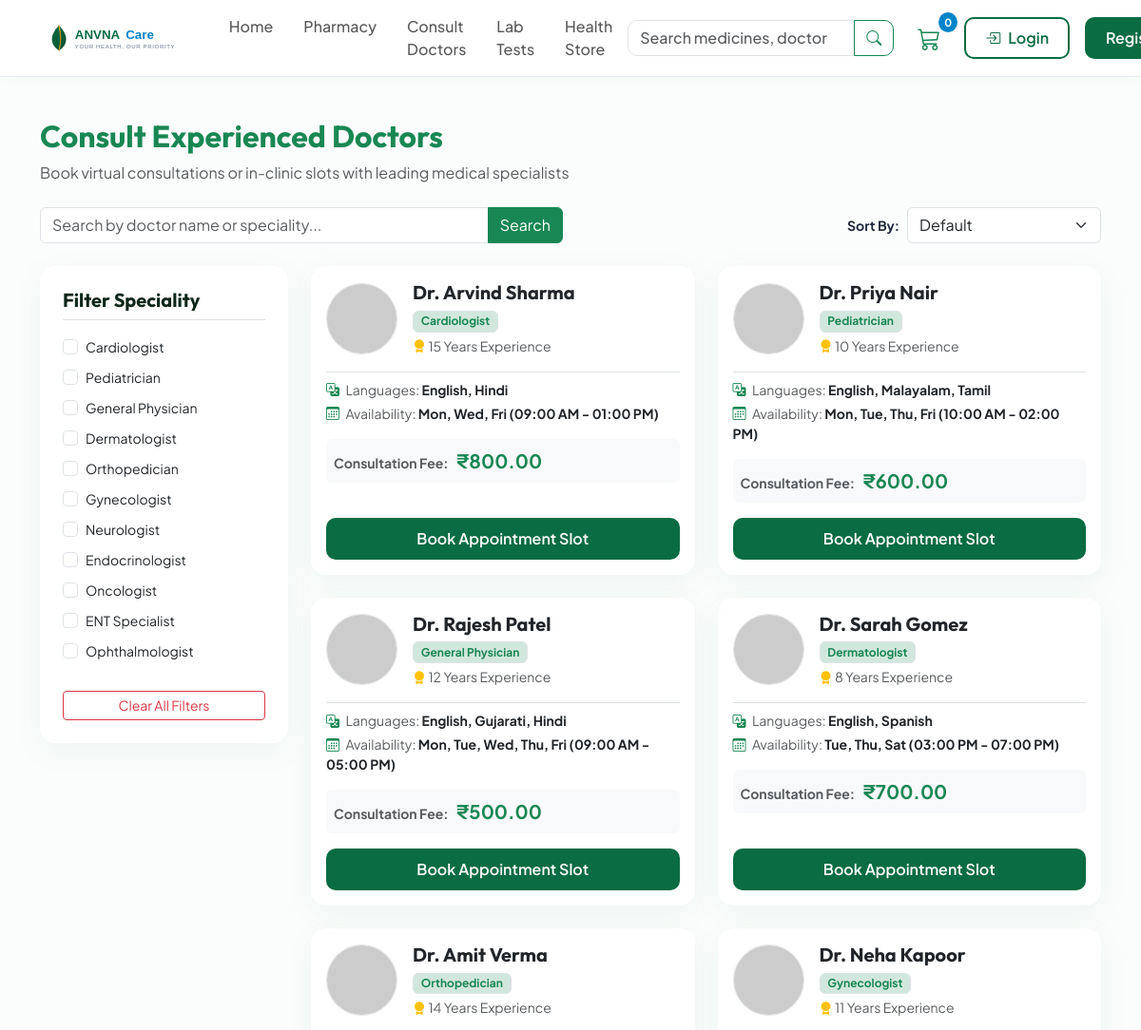
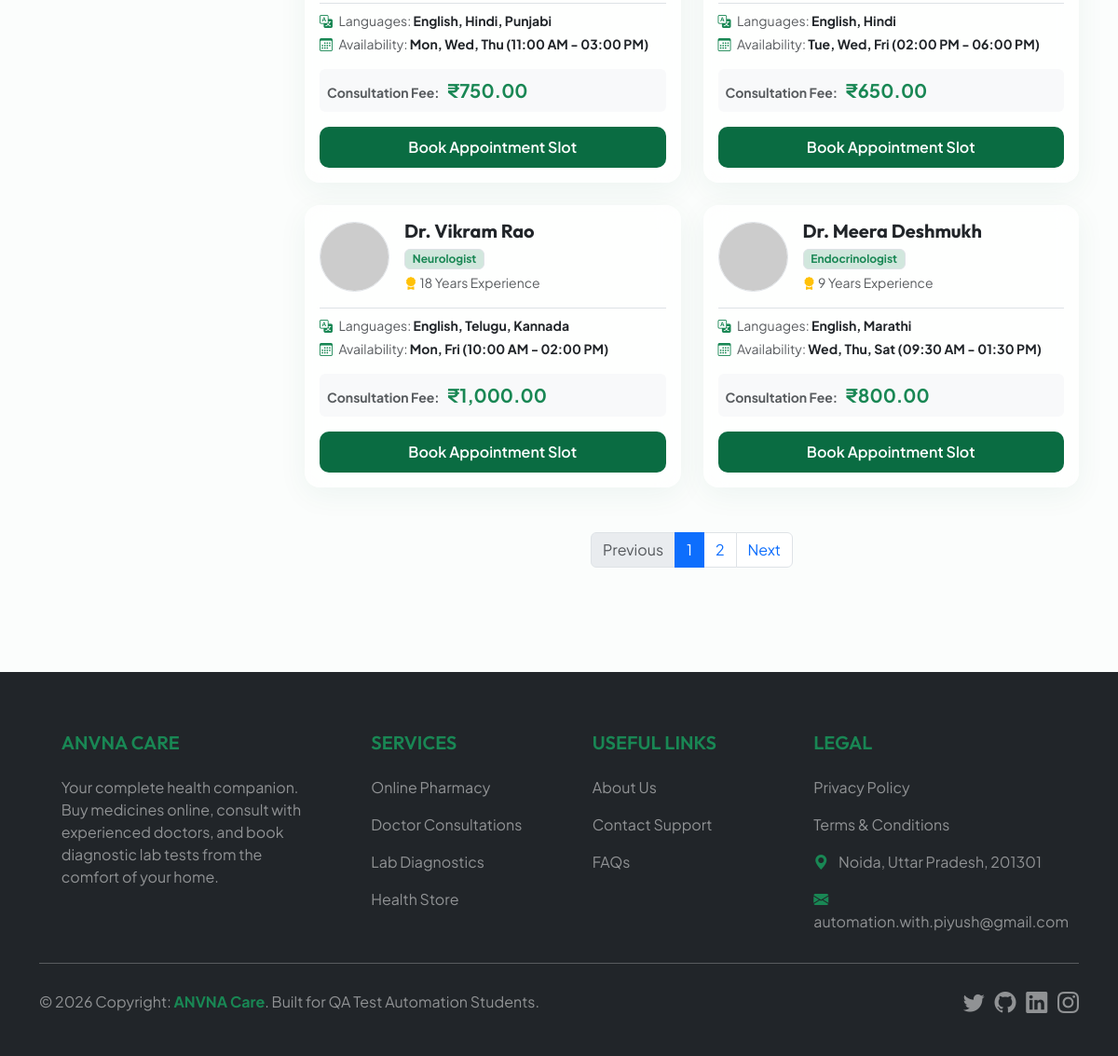
The app's page /doctors.php with its own data (2 pictures, top to bottom).
### tables this page shows
CREATE TABLE doctors (
    id INT AUTO_INCREMENT PRIMARY KEY,
    name VARCHAR(100) NOT NULL,
    specialization VARCHAR(100) NOT NULL,
    experience INT NOT NULL,  
    languages VARCHAR(150) NOT NULL,
    fee DECIMAL(10,2) NOT NULL,
    availability TEXT NOT NULL,  
    image VARCHAR(255) DEFAULT NULL,
    bio TEXT,
    created_at TIMESTAMP DEFAULT CURRENT_TIMESTAMP
);

### doctors.php (the view, shortened to what this page needs)
<?php
require_once 'includes/header.php';
$specializations = ['Cardiologist', 'Pediatrician', 'General Physician', 'Dermatologist', 'Orthopedician', 'Gynecologist', 'Neurologist', 'Endocrinologist', 'Oncologist', 'ENT Specialist', 'Ophthalmologist', 'Psychiatrist', 'Urologist', 'Gastroenterologist', 'Dentist'];
$selectedSpec = $_GET['specialization'] ?? '';
$searchQuery = $_GET['search'] ?? '';
$selectedSort = $_GET['sort'] ?? '';
$page = (int)($_GET['page'] ?? 1);
$limit = 8;
$offset = ($page - 1) * $limit;
$sql = "SELECT * FROM doctors WHERE 1=1";
$params = [];
if ($selectedSort === 'fee_asc') {
    $sql .= " ORDER BY fee ASC";
} elseif ($selectedSort === 'fee_desc') {
    $sql .= " ORDER BY fee DESC";
} elseif ($selectedSort === 'experience') {
    $sql .= " ORDER BY experience DESC";
} else {
    $sql .= " ORDER BY id ASC";
}
$countSql = str_replace("SELECT *", "SELECT COUNT(*)", $sql);
$sql .= " LIMIT $limit OFFSET $offset";
try {
    $stmt = $pdo->prepare($sql);
    $stmt->execute($params);
    $doctors = $stmt->fetchAll();
    $countStmt = $pdo->prepare($countSql);
    $countStmt->execute($params);
    $totalItems = (int)$countStmt->fetchColumn();
    $totalPages = ceil($totalItems / $limit);
} catch (PDOException $e) {
    die("Database error: " . $e->getMessage());
}
?>
<div class="container my-4">
    <div class="mb-4">
        <h2 class="fw-bold text-success" id="doctorsTitle" data-testid="doctors-title">Consult Experienced Doctors</h2>
        <p class="text-muted">Book virtual consultations or in-clinic slots with leading medical specialists</p>
    </div>
    <div class="row mb-4 align-items-center g-3">
        <div class="col-md-6">
            <form method="GET" action="doctors.php" id="doctorSearchForm" data-testid="doctor-search-form">
                <div class="input-group">
                    <input type="text" class="form-control" placeholder="Search by doctor name or speciality..." name="search" id="docSearchInput" data-testid="doc-search-input" value="<?= htmlspecialchars($searchQuery) ?>">
                    <button class="btn btn-success" type="submit" id="docSearchSubmit" data-testid="doc-search-submit">Search</button>
                </div>
            </form>
        </div>
        <div class="col-md-3 ms-auto">
            <div class="d-flex align-items-center gap-2">
                <label for="sortBy" class="text-nowrap small fw-bold">Sort By:</label>
                <select class="form-select" id="sortBy" name="sort" data-testid="sort-dropdown" onchange="applyFilters()">
                    <option value="" <?= empty($selectedSort) ? 'selected' : '' ?>>Default</option>
                </select>
            </div>
        </div>
    </div>
    <div class="row g-4">
        <div class="col-lg-3">
            <div class="card glass-card border-0 p-4 sticky-top" style="top: 90px; z-index: 100;" id="filtersCard" data-testid="filters-card">
                <h5 class="fw-bold mb-3 border-bottom pb-2">Filter Speciality</h5>
                <div style="max-height: 350px; overflow-y: auto; padding-right: 5px;" class="mb-4">
                    <?php foreach ($specializations as $spec): ?>
                        <div class="form-check mb-2">
                            <input class="form-check-input filter-speciality" type="checkbox" value="<?= $spec ?>" id="spec-<?= str_replace(' ', '', $spec) ?>" data-testid="filter-speciality-<?= strtolower(str_replace(' ', '-', $spec)) ?>" <?= $selectedSpec === $spec ? 'checked' : '' ?> onchange="applyFilters()">
                            <label class="form-check-label small" for="spec-<?= str_replace(' ', '', $spec) ?>">
                                <?= $spec ?>
                            </label>
                        </div>
                    <?php endforeach; ?>
                </div>
                <button class="btn btn-outline-danger btn-sm w-100" onclick="clearFilters()" id="clearFiltersBtn" data-testid="clear-filters-btn">Clear All Filters</button>
            </div>
        </div>
        <div class="col-lg-9">
            <div class="row g-4" id="doctorsContainer" data-testid="doctors-container">
                <?php if (empty($doctors)): ?>
                    <div class="col-12 text-center py-5">
                        <i class="bi bi-search-heart text-muted fs-1 mb-2"></i>
                        <p class="text-muted">No doctors found matching the search criteria.</p>
                    </div>
                <?php else: ?>
                    <?php foreach ($doctors as $doc): ?>
                        <?php
                        $sched = json_decode($doc['availability'], true);
                        $days = implode(', ', $sched['days'] ?? []);
                        $time = $sched['time'] ?? '';
                        ?>
                        <div class="col-md-6 doctor-item-col">
                            <div class="card glass-card h-100 p-3 border-0" data-testid="doctor-card" id="doc-card-<?= $doc['id'] ?>">
                                <div class="d-flex align-items-center gap-3 mb-3">
                                    <img src="https://placehold.co/100x100/eef7f2/0a6c42?text=MD" class="rounded-circle border" alt="<?= htmlspecialchars($doc['name']) ?>" style="width: 75px; height: 75px; object-fit: cover;">
                                    <div>
                                        <h5 class="fw-bold text-dark mb-1" id="doc-name-<?= $doc['id'] ?>" data-testid="doc-name"><?= htmlspecialchars($doc['name']) ?></h5>
                                        <span class="badge bg-success-subtle text-success border mb-1" data-testid="doc-specialization"><?= $doc['specialization'] ?></span>
                                        <div class="text-muted small"><i class="bi bi-award-fill text-warning"></i> <?= $doc['experience'] ?> Years Experience</div>
                                    </div>
                                </div>
                                <div class="mb-3 border-top pt-2">
                                    <div class="small text-muted mb-1"><i class="bi bi-translate text-success me-1"></i> Languages: <strong class="text-dark"><?= htmlspecialchars($doc['languages']) ?></strong></div>
                                    <div class="small text-muted"><i class="bi bi-calendar3 text-success me-1"></i> Availability: <strong class="text-dark"><?= $days ?> (<?= $time ?>)</strong></div>
                                </div>
                                <div class="d-flex align-items-baseline gap-2 mb-3 bg-light p-2 rounded">
                                    <span class="small text-muted fw-bold">Consultation Fee:</span>
                                    <span class="fs-5 fw-bold text-success" id="doc-fee-<?= $doc['id'] ?>" data-testid="doc-fee">₹<?= number_format($doc['fee'], 2) ?></span>
                                </div>
                                <div class="mt-auto">
                                    <a href="doctor-details.php?id=<?= $doc['id'] ?>" class="btn btn-primary-custom w-100" id="bookBtn-<?= $doc['id'] ?>" data-testid="book-appointment-link">Book Appointment Slot</a>
                                </div>
                            </div>
                        </div>
                    <?php endforeach; ?>
                <?php endif; ?>
            </div>
            <?php if ($totalPages > 1): ?>
                <nav class="mt-5" id="paginationNav" data-testid="pagination-nav">
                    <ul class="pagination justify-content-center">
                        <li class="page-item <?= $page <= 1 ? 'disabled' : '' ?>">
                            <a class="page-link" href="?page=<?= $page-1 ?>&specialization=<?= $selectedSpec ?>&sort=<?= $selectedSort ?>&search=<?= urlencode($searchQuery) ?>" id="paginationPrev" data-testid="pagination-prev">Previous</a>
                        </li>
                        <?php for ($i = 1; $i <= $totalPages; $i++): ?>
                            <li class="page-item <?= $page === $i ? 'active' : '' ?>">
                                <a class="page-link" href="?page=<?= $i ?>&specialization=<?= $selectedSpec ?>&sort=<?= $selectedSort ?>&search=<?= urlencode($searchQuery) ?>" id="paginationPage-<?= $i ?>" data-testid="pagination-page-<?= $i ?>"><?= $i ?></a>
                            </li>
                        <?php endfor; ?>
                        <li class="page-item <?= $page >= $totalPages ? 'disabled' : '' ?>">
                            <a class="page-link" href="?page=<?= $page+1 ?>&specialization=<?= $selectedSpec ?>&sort=<?= $selectedSort ?>&search=<?= urlencode($searchQuery) ?>" id="paginationNext" data-testid="pagination-next">Next</a>
                        </li>
                    </ul>
                </nav>
            <?php endif; ?>
        </div>
    </div>
</div>
<?php
require_once 'includes/footer.php';
?>

### assets/css/style.css (style rules this page uses)
:root { --primary-color: #0a6c42; --primary-hover: #074e2f; --primary-light: #eef7f2; --accent-color: #0284c7; --accent-hover: #0369a1; --accent-light: #e0f2fe; --neutral-dark: #1e293b; --neutral-light: #f8fafc; --neutral-border: #e2e8f0; --glass-bg: rgba(255, 255, 255, 0.7); --glass-border: rgba(255, 255, 255, 0.4); --glass-shadow: 0 8px 32px 0 rgba(10, 108, 66, 0.06); --card-shadow: 0 10px 30px rgba(0, 0, 0, 0.03); --font-heading: 'Outfit', sans-serif; --font-body: 'Plus Jakarta Sans', sans-serif; --border-radius: 16px; --border-radius-sm: 10px; --border-radius-lg: 24px; }
body { font-family: var(--font-body); color: var(--neutral-dark); background-color: #fbfdfc; overflow-x: hidden; padding-top: 76px; }
h1, h2, h3, h4, h5, h6 { font-family: var(--font-heading); font-weight: 600; color: #0f271a; }
.glass-card { background: var(--glass-bg); backdrop-filter: blur(12px); -webkit-backdrop-filter: blur(12px); border: 1px solid var(--glass-border); box-shadow: var(--glass-shadow); border-radius: var(--border-radius); transition: all 0.3s cubic-bezier(0.4, 0, 0.2, 1); }
.btn-primary-custom { background-color: var(--primary-color); color: #ffffff; border: none; font-weight: 600; border-radius: var(--border-radius-sm); padding: 10px 22px; transition: all 0.2s ease-in-out; }

### records on screen
doctors: name "Dr. Arvind Sharma", specialization "Cardiologist", experience "15", languages "English, Hindi", availability "Mon, Wed, Fri", availability "09:00 AM - 01:00 PM", fee "800.00"
doctors: name "Dr. Priya Nair", specialization "Pediatrician", experience "10", languages "English, Malayalam, Tamil", availability "Mon, Tue, Thu, Fri", availability "10:00 AM - 02:00 PM", fee "600.00"
doctors: name "Dr. Rajesh Patel", specialization "General Physician", experience "12", languages "English, Gujarati, Hindi", availability "Mon, Tue, Wed, Thu, Fri", availability "09:00 AM - 05:00 PM", fee "500.00"
doctors: name "Dr. Sarah Gomez", specialization "Dermatologist", experience "8", languages "English, Spanish", availability "Tue, Thu, Sat", availability "03:00 PM - 07:00 PM", fee "700.00"
doctors: name "Dr. Amit Verma", specialization "Orthopedician", experience "14", languages "English, Hindi, Punjabi", availability "Mon, Wed, Thu", availability "11:00 AM - 03:00 PM", fee "750.00"
doctors: name "Dr. Neha Kapoor", specialization "Gynecologist", experience "11", languages "English, Hindi", availability "Tue, Wed, Fri", availability "02:00 PM - 06:00 PM", fee "650.00"
doctors: name "Dr. Vikram Rao", specialization "Neurologist", experience "18", languages "English, Telugu, Kannada", availability "Mon, Fri", availability "10:00 AM - 02:00 PM", fee "1,000.00"
doctors: name "Dr. Meera Deshmukh", specialization "Endocrinologist", experience "9", languages "English, Marathi", availability "Wed, Thu, Sat", availability "09:30 AM - 01:30 PM", fee "800.00"

### other values on screen
$cartCount "0"
$spec "Cardiologist"
$spec "Pediatrician"
$spec "General Physician"
$spec "Dermatologist"
$spec "Orthopedician"
$spec "Gynecologist"
$spec "Neurologist"
$spec "Endocrinologist"
$spec "Oncologist"
$spec "ENT Specialist"
$spec "Ophthalmologist"
